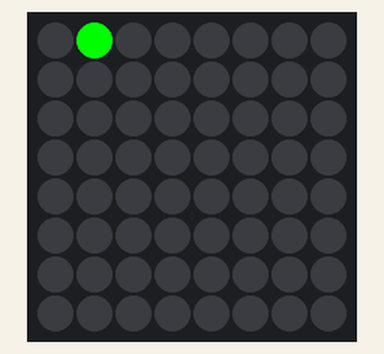
Bench run of a program on a simulated Raspberry Pi (BCM pin numbers) with a Sense HAT. Parts: the Sense HAT's 8×8 RGB LED matrix. At 1.6 s the program stops and its outputs stay as they are.

Above: at 0.07 s.
At 0.47 s:
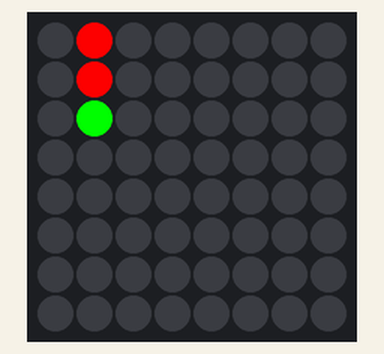
At 0.87 s:
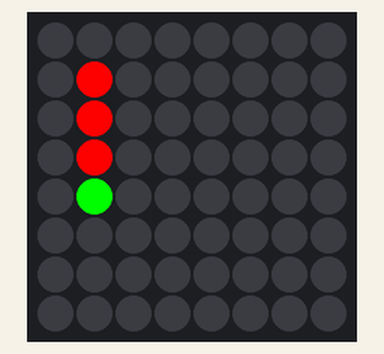
At 1.27 s:
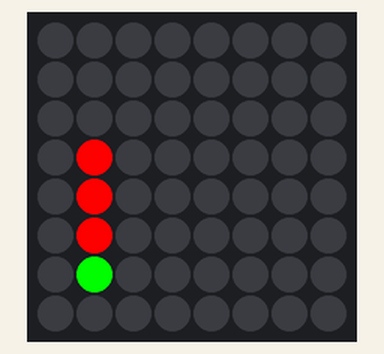
At 1.7 s:
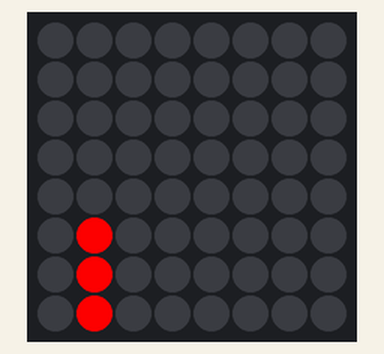

The program:

sensehat1.py
```python
from sense_hat import SenseHat
import time

sense = SenseHat()

green = (0,255,0)
blue  = (0,0,255)
red = (255,0,0)
nothing = (0,0,0)

sense.clear()


x = 1
y = 0

while (y<8):
  sense.set_pixel(x,y,green)
  time.sleep(0.1)
  sense.set_pixel(x,y,blue)
  time.sleep(0.1)
  sense.set_pixel(x,y,red)
  if y >= 3:
    sense.set_pixel(x,y-3,nothing)
  y = y+1
```
